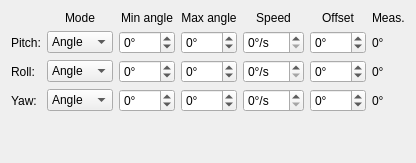
      <widget class="QWidget" name="tabModes">
       <attribute name="title">
        <string>Modes</string>
       </attribute>
       <layout class="QGridLayout" name="gridLayout_4">
        <item row="1" column="5">
         <widget class="QLabel" name="labelOffset">
          <property name="text">
           <string>Offset</string>
          </property>
          <property name="textFormat">
           <enum>Qt::PlainText</enum>
          </property>
          <property name="alignment">
           <set>Qt::AlignCenter</set>
          </property>
         </widget>
        </item>
        <item row="5" column="5">
         <widget class="QSpinBox" name="spinInputOffsetYaw">
          <property name="accelerated">
           <bool>true</bool>
          </property>
          <property name="suffix">
           <string>°</string>
          </property>
          <property name="minimum">
           <number>-180</number>
          </property>
          <property name="maximum">
           <number>180</number>
          </property>
         </widget>
        </item>
        <item row="5" column="4">
         <widget class="QSpinBox" name="spinInputSpeedYaw">
          <property name="accelerated">
           <bool>true</bool>
          </property>
          <property name="suffix">
           <string>°/s</string>
          </property>
          <property name="maximum">
           <number>180</number>
          </property>
         </widget>
        </item>
        <item row="5" column="3">
         <widget class="QSpinBox" name="spinInputMaxAngleYaw">
          <property name="accelerated">
           <bool>true</bool>
          </property>
          <property name="suffix">
           <string>°</string>
          </property>
          <property name="minimum">
           <number>-180</number>
          </property>
          <property name="maximum">
           <number>180</number>
          </property>
         </widget>
        </item>
        <item row="5" column="2">
         <widget class="QSpinBox" name="spinInputMinAngleYaw">
          <property name="accelerated">
           <bool>true</bool>
          </property>
          <property name="suffix">
           <string>°</string>
          </property>
          <property name="minimum">
           <number>-180</number>
          </property>
          <property name="maximum">
           <number>180</number>
          </property>
         </widget>
        </item>
        <item row="6" column="0">
         <spacer name="verticalSpacer_4">
          <property name="orientation">
           <enum>Qt::Vertical</enum>
          </property>
          <property name="sizeHint" stdset="0">
           <size>
            <width>20</width>
            <height>40</height>
           </size>
          </property>
         </spacer>
        </item>
        <item row="5" column="0">
         <widget class="QLabel" name="labelYaw_4">
          <property name="sizePolicy">
           <sizepolicy hsizetype="Fixed" vsizetype="Preferred">
            <horstretch>0</horstretch>
            <verstretch>0</verstretch>
           </sizepolicy>
          </property>
          <property name="text">
           <string>Yaw:</string>
          </property>
          <property name="textFormat">
           <enum>Qt::PlainText</enum>
          </property>
         </widget>
        </item>
        <item row="2" column="0">
         <widget class="QLabel" name="labelPitch_4">
          <property name="sizePolicy">
           <sizepolicy hsizetype="Fixed" vsizetype="Preferred">
            <horstretch>0</horstretch>
            <verstretch>0</verstretch>
           </sizepolicy>
          </property>
          <property name="text">
           <string>Pitch:</string>
          </property>
          <property name="textFormat">
           <enum>Qt::PlainText</enum>
          </property>
         </widget>
        </item>
        <item row="4" column="0">
         <widget class="QLabel" name="labelRoll_4">
          <property name="sizePolicy">
           <sizepolicy hsizetype="Fixed" vsizetype="Preferred">
            <horstretch>0</horstretch>
            <verstretch>0</verstretch>
           </sizepolicy>
          </property>
          <property name="text">
           <string>Roll:</string>
          </property>
          <property name="textFormat">
           <enum>Qt::PlainText</enum>
          </property>
         </widget>
        </item>
        <item row="1" column="3">
         <widget class="QLabel" name="labelMaxAngle">
          <property name="text">
           <string>Max angle</string>
          </property>
          <property name="textFormat">
           <enum>Qt::PlainText</enum>
          </property>
          <property name="alignment">
           <set>Qt::AlignCenter</set>
          </property>
         </widget>
        </item>
        <item row="1" column="2">
         <widget class="QLabel" name="labelMinAngle">
          <property name="text">
           <string>Min angle</string>
          </property>
          <property name="textFormat">
           <enum>Qt::PlainText</enum>
          </property>
          <property name="alignment">
           <set>Qt::AlignCenter</set>
          </property>
         </widget>
        </item>
        <item row="1" column="1">
         <widget class="QLabel" name="labelMode">
          <property name="text">
           <string>Mode</string>
          </property>
          <property name="textFormat">
           <enum>Qt::PlainText</enum>
          </property>
          <property name="alignment">
           <set>Qt::AlignCenter</set>
          </property>
         </widget>
        </item>
        <item row="5" column="1">
         <widget class="QComboBox" name="comboInputModeYaw">
          <property name="sizePolicy">
           <sizepolicy hsizetype="Expanding" vsizetype="Fixed">
            <horstretch>0</horstretch>
            <verstretch>0</verstretch>
           </sizepolicy>
          </property>
          <item>
           <property name="text">
            <string>Angle</string>
           </property>
          </item>
          <item>
           <property name="text">
            <string>Speed</string>
           </property>
          </item>
          <item>
           <property name="text">
            <string>Follow</string>
           </property>
          </item>
         </widget>
        </item>
        <item row="1" column="4">
         <widget class="QLabel" name="labelSpeed">
          <property name="text">
           <string>Speed</string>
          </property>
          <property name="textFormat">
           <enum>Qt::PlainText</enum>
          </property>
          <property name="alignment">
           <set>Qt::AlignCenter</set>
          </property>
         </widget>
        </item>
        <item row="4" column="1">
         <widget class="QComboBox" name="comboInputModeRoll">
          <property name="sizePolicy">
           <sizepolicy hsizetype="Expanding" vsizetype="Fixed">
            <horstretch>0</horstretch>
            <verstretch>0</verstretch>
           </sizepolicy>
          </property>
          <item>
           <property name="text">
            <string>Angle</string>
           </property>
          </item>
          <item>
           <property name="text">
            <string>Speed</string>
           </property>
          </item>
          <item>
           <property name="text">
            <string>Follow</string>
           </property>
          </item>
         </widget>
        </item>
        <item row="4" column="2">
         <widget class="QSpinBox" name="spinInputMinAngleRoll">
          <property name="accelerated">
           <bool>true</bool>
          </property>
          <property name="suffix">
           <string>°</string>
          </property>
          <property name="minimum">
           <number>-90</number>
          </property>
          <property name="maximum">
           <number>90</number>
          </property>
         </widget>
        </item>
        <item row="4" column="3">
         <widget class="QSpinBox" name="spinInputMaxAngleRoll">
          <property name="accelerated">
           <bool>true</bool>
          </property>
          <property name="suffix">
           <string>°</string>
          </property>
          <property name="minimum">
           <number>-90</number>
          </property>
          <property name="maximum">
           <number>90</number>
          </property>
         </widget>
        </item>
        <item row="4" column="4">
         <widget class="QSpinBox" name="spinInputSpeedRoll">
          <property name="accelerated">
           <bool>true</bool>
          </property>
          <property name="suffix">
           <string>°/s</string>
          </property>
          <property name="maximum">
           <number>180</number>
          </property>
         </widget>
        </item>
        <item row="2" column="1">
         <widget class="QComboBox" name="comboInputModePitch">
          <property name="sizePolicy">
           <sizepolicy hsizetype="Expanding" vsizetype="Fixed">
            <horstretch>0</horstretch>
            <verstretch>0</verstretch>
           </sizepolicy>
          </property>
          <item>
           <property name="text">
            <string>Angle</string>
           </property>
          </item>
          <item>
           <property name="text">
            <string>Speed</string>
           </property>
          </item>
          <item>
           <property name="text">
            <string>Follow</string>
           </property>
          </item>
         </widget>
        </item>
        <item row="2" column="2">
         <widget class="QSpinBox" name="spinInputMinAnglePitch">
          <property name="accelerated">
           <bool>true</bool>
          </property>
          <property name="suffix">
           <string>°</string>
          </property>
          <property name="minimum">
           <number>-180</number>
          </property>
          <property name="maximum">
           <number>180</number>
          </property>
         </widget>
        </item>
        <item row="2" column="3">
         <widget class="QSpinBox" name="spinInputMaxAnglePitch">
          <property name="accelerated">
           <bool>true</bool>
          </property>
          <property name="suffix">
           <string>°</string>
          </property>
          <property name="minimum">
           <number>-180</number>
          </property>
          <property name="maximum">
           <number>180</number>
          </property>
         </widget>
        </item>
        <item row="4" column="5">
         <widget class="QSpinBox" name="spinInputOffsetRoll">
          <property name="accelerated">
           <bool>true</bool>
          </property>
          <property name="suffix">
           <string>°</string>
          </property>
          <property name="minimum">
           <number>-180</number>
          </property>
          <property name="maximum">
           <number>180</number>
          </property>
         </widget>
        </item>
        <item row="2" column="4">
         <widget class="QSpinBox" name="spinInputSpeedPitch">
          <property name="accelerated">
           <bool>true</bool>
          </property>
          <property name="suffix">
           <string>°/s</string>
          </property>
          <property name="maximum">
           <number>180</number>
          </property>
         </widget>
        </item>
        <item row="2" column="5">
         <widget class="QSpinBox" name="spinInputOffsetPitch">
          <property name="accelerated">
           <bool>true</bool>
          </property>
          <property name="suffix">
           <string>°</string>
          </property>
          <property name="minimum">
           <number>-180</number>
          </property>
          <property name="maximum">
           <number>180</number>
          </property>
         </widget>
        </item>
        <item row="1" column="6">
         <widget class="QLabel" name="labelOffsetMeas">
          <property name="text">
           <string>Meas.</string>
          </property>
          <property name="textFormat">
           <enum>Qt::PlainText</enum>
          </property>
         </widget>
        </item>
        <item row="2" column="6">
         <widget class="QLabel" name="labelOffsetPitch">
          <property name="text">
           <string>0°</string>
          </property>
          <property name="textFormat">
           <enum>Qt::PlainText</enum>
          </property>
         </widget>
        </item>
        <item row="4" column="6">
         <widget class="QLabel" name="labelOffsetRoll">
          <property name="text">
           <string>0°</string>
          </property>
          <property name="textFormat">
           <enum>Qt::PlainText</enum>
          </property>
         </widget>
        </item>
        <item row="5" column="6">
         <widget class="QLabel" name="labelOffsetYaw">
          <property name="text">
           <string>0°</string>
          </property>
          <property name="textFormat">
           <enum>Qt::PlainText</enum>
          </property>
         </widget>
        </item>
       </layout>
      </widget>
